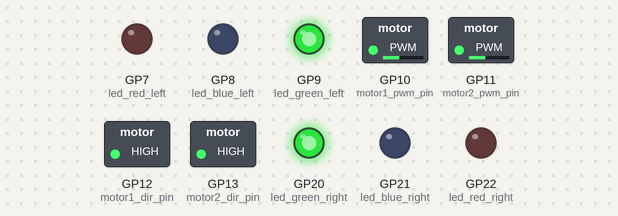
The program below on a simulated Raspberry Pi Pico running MicroPython. Shown: switched loads named in the program (green lamp = pin HIGH), output pins drawn as LEDs (lit = HIGH). What the program prints to the serial console is not drawn.

Above: at 0.05 s.
At 5.95 s:
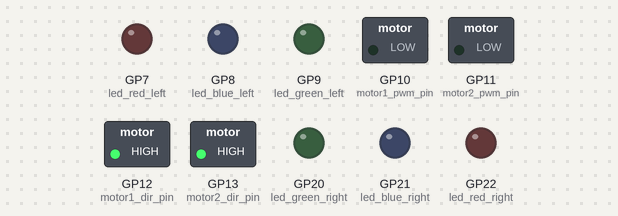
At 8.95 s:
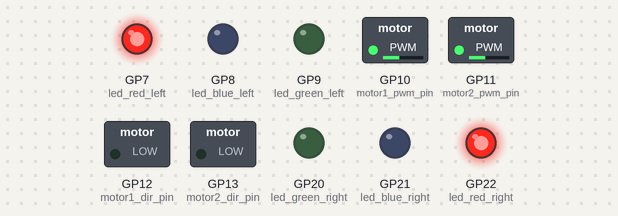
At 11.95 s:
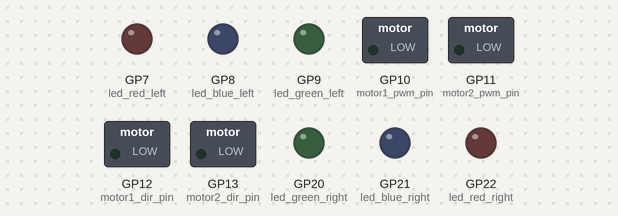
Timing chart, 0 to 15.6 s (numbered marks = the images above):
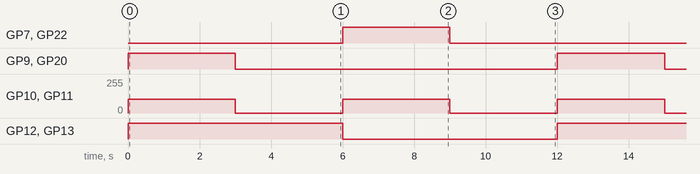

The program:

Motors_leds.py
```python
"""
*****************************
* Developer: MJtronics
* Date: 2024-01-15
*****************************

Description:
This code controls RGB LEDs and two motors. It receives user input for motor speed, maps it to PWM range,
and performs forward and backward movements with corresponding LED colors. The actions are repeated in a loop.

Pin Configuration:
- RGB LEDs:
  * Right LED: Red(GP22), Green(GP20), Blue(GP21)
  * Left LED: Red(GP7), Green(GP9), Blue(GP8)
- Motors:
  * Motor 1: PWM Pin(GP10), Direction Pin(GP12)
  * Motor 2: PWM Pin(GP11), Direction Pin(GP13)

"""

import machine
from machine import Pin, PWM
from time import sleep

#######################Leds###############################
# Define the RGB LED pins for the right RGB LED
led_red_right = Pin(22)
led_green_right = Pin(20)
led_blue_right = Pin(21)

# Set up PWM for the right RGB LED
pwm_red_right = PWM(led_red_right)
pwm_green_right = PWM(led_green_right)
pwm_blue_right = PWM(led_blue_right)

# Define the RGB LED pins for the left RGB LED
led_red_left = Pin(7)
led_green_left = Pin(9)
led_blue_left = Pin(8)

# Set up PWM for the left RGB LED
pwm_red_left = PWM(led_red_left)
pwm_green_left = PWM(led_green_left)
pwm_blue_left = PWM(led_blue_left)

# Set PWM frequency for both LEDs
frequency = 5000
pwm_red_right.freq(frequency)
pwm_green_right.freq(frequency)
pwm_blue_right.freq(frequency)
pwm_red_left.freq(frequency)
pwm_green_left.freq(frequency)
pwm_blue_left.freq(frequency)

###################Motors#######################################
""""" Motor 1  """""
motor1_pwm_pin = Pin(10)
motor1_dir_pin = Pin(12, machine.Pin.OUT)
motor1_pwm = PWM(motor1_pwm_pin, freq=1000)  # Explicitly set frequency for isolation

""""" Motor 2  """""
motor2_pwm_pin = Pin(11)
motor2_dir_pin = Pin(13, machine.Pin.OUT)
motor2_pwm = PWM(motor2_pwm_pin, freq=1000)  # Explicitly set frequency for isolation

def map_user_input(user_input):
    """
    Maps user input to PWM range.

    Args:
    - user_input: User input value (0 to 255).

    Returns:
    - int: Mapped value in the PWM range (0 to 65535).
    """
    # Ensure user_input is within the valid range
    user_input = max(0, min(255, user_input))
    # Map the value to the PWM range
    return int((user_input / 255) * 65535)

def set_rgb_led(pwm_red, pwm_green, pwm_blue, r_value, g_value, b_value):
    """
    Sets RGB LED colors using PWM values.

    Args:
    - pwm_red: PWM object for the red LED.
    - pwm_green: PWM object for the green LED.
    - pwm_blue: PWM object for the blue LED.
    - r_value: PWM value for the red color.
    - g_value: PWM value for the green color.
    - b_value: PWM value for the blue color.
    """
    pwm_red.duty_u16(r_value)
    pwm_green.duty_u16(g_value)
    pwm_blue.duty_u16(b_value)

def turn_off_leds(pwm_red, pwm_green, pwm_blue):
    """
    Turns off RGB LEDs.

    Args:
    - pwm_red: PWM object for the red LED.
    - pwm_green: PWM object for the green LED.
    - pwm_blue: PWM object for the blue LED.
    """
    pwm_red.duty_u16(0)
    pwm_green.duty_u16(0)
    pwm_blue.duty_u16(0)

def map_speed_to_pwm(speed):
    """
    Maps speed percentage to PWM range.

    Args:
    - speed: Motor speed percentage (0 to 100).

    Returns:
    - int: Mapped value in the PWM range (0 to 65535).
    """
    # Ensure speed is within the valid range
    speed = max(0, min(100, speed))
    # Map the speed to the PWM range
    return int((speed / 100) * 65535)

def forward():
    """
    Moves both motors forward.
    """
    motor1_dir_pin.on()
    motor2_dir_pin.on()
    motor1_pwm.duty_u16(speed_pwm)
    motor2_pwm.duty_u16(speed_pwm)

def backward():
    """
    Moves both motors backward.
    """
    motor1_dir_pin.off()
    motor2_dir_pin.off()
    motor1_pwm.duty_u16(speed_pwm)
    motor2_pwm.duty_u16(speed_pwm)

def stop_motors():
    """
    Stops both motors.
    """
    motor1_pwm.duty_u16(0)
    motor2_pwm.duty_u16(0)

while True:
    try:
        # Get user input for motor speed (0 to 100)
        speed_percent = 40
        # Map speed to PWM range
        speed_pwm = map_speed_to_pwm(speed_percent)
        print(speed_pwm)

        # Forward
        pwm_value = map_user_input(255)
        set_rgb_led(pwm_red_right, pwm_green_right, pwm_blue_right, 0, pwm_value, 0)  # Green color
        set_rgb_led(pwm_red_left, pwm_green_left, pwm_blue_left, 0, pwm_value, 0)  # Green color
        forward()
        sleep(3)

        # Stop
        turn_off_leds(pwm_red_right, pwm_green_right, pwm_blue_right)
        turn_off_leds(pwm_red_left, pwm_green_left, pwm_blue_left)
        stop_motors()
        sleep(3)

        # Backward
        set_rgb_led(pwm_red_right, pwm_green_right, pwm_blue_right, pwm_value , 0, 0)  # Red color
        set_rgb_led(pwm_red_left, pwm_green_left, pwm_blue_left, pwm_value, 0, 0)  # Red color
        backward()
        sleep(3)

        # Stop
        turn_off_leds(pwm_red_right, pwm_green_right, pwm_blue_right)
        turn_off_leds(pwm_red_left, pwm_green_left, pwm_blue_left)
        stop_motors()
        sleep(3)

    except ValueError:
        print("Invalid input. Please enter a valid number.")
```

Measured:
- by itself, GP7 (led_red_left), GP9 (led_green_left), GP20 (led_green_right), GP22 (led_red_right): alternates HIGH for 3.0 s and LOW for 9.0 s
- by itself, GP10 (motor1_pwm_pin), GP11 (motor2_pwm_pin): alternates 102/255 for 3.0 s and 0/255 for 3.0 s
- by itself, GP12 (motor1_dir_pin), GP13 (motor2_dir_pin): alternates HIGH for 6.0 s and LOW for 6.0 s
